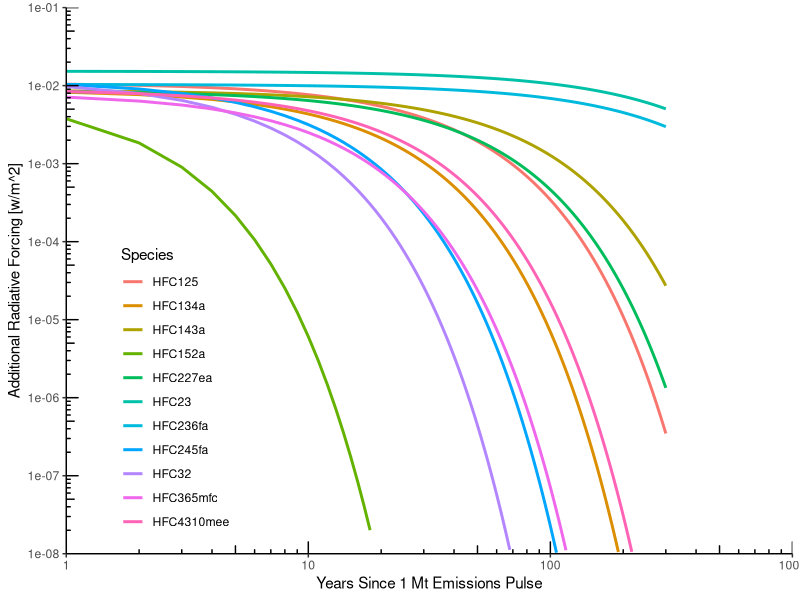
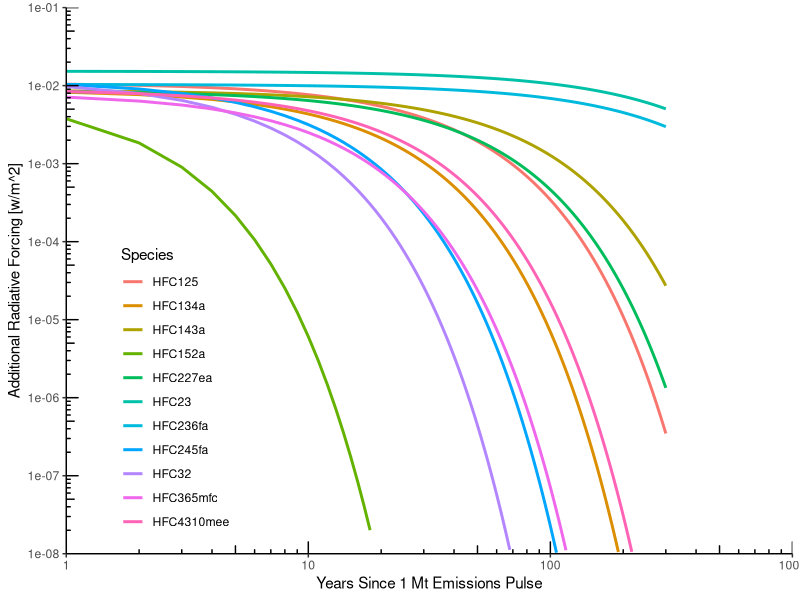

Reproduce these figures in R, in order.
# compute radiative forcing perturbations for 1 Mt of marginal HFC emissions
# based on a one box model for concentrations and a linear forcing fucntion



# ------------------------------------------------------------------------------
# options
# ------------------------------------------------------------------------------

# time horizon over which to compute the radiative forcing
horizon = 300

# radiative efficiency values to use ("re_ar4" or "re_fair")
re_col = "re_ar4"



# ------------------------------------------------------------------------------
# define functions
# ------------------------------------------------------------------------------

# run_pulse: calculates the concentraion and radiative forcing for a 1 Mt pulse
#
# inputs:
#   ghg:    specifies the species to run
#
# outputs:
#   ghg:    ghg species
#   t:      year since the emissions pulse occured
#   c:      concentration [ppb]
#   re:     radiative forcing [w/m^2]
#

run_pulse = function(ghg) {

  # create a container for the output
  out = data.frame(ghg=ghg,t=0:horizon,c=array(0,horizon+1),stringsAsFactors=F)
  
  # one box exponential decline for concentrations
  out$c = ghg_data$ppb_mt[ghg_data$ghg==ghg]*
          exp(-out$t/ghg_data$lifetime[ghg_data$ghg==ghg])
  
  # calculate radiative forcing
  out$rf = out$c*ghg_data[ghg_data$ghg==ghg,re_col]

  return(out[-1,])
  
}



# ------------------------------------------------------------------------------
# run the perturbations
# ------------------------------------------------------------------------------

# load the data of hfc lifetimes and radiative efficacy
ghg_data = read.csv("../data/hfc_data.csv",stringsAsFactors=F,skip=5)

# time horizon over which to compute the radiative forcing
horizon = 300

# molecular weight of air [g/mol]
mol_weight_air = 28.97

# mass of atmosphere [kg]
m_atmos = 5.1352e18 

# factors for converting from mt of emissions to ppb of concentration
ghg_data$ppb_mt = 1/(m_atmos/1e18*ghg_data$mol_weight/mol_weight_air)


# loop through each species in the data file and run the perturbation scenario
pulse = NULL
for (ghg in ghg_data$ghg)
  pulse = rbind(pulse,run_pulse(ghg))

# save the results
write.csv(pulse,"../data/ghg_radiative_forcing_perturbation.csv",row.names=F)



# ------------------------------------------------------------------------------
# plot the results
# ------------------------------------------------------------------------------

library(ggplot2)
library(scales)

# for comparison, see the ippc plot:
# https://archive.ipcc.ch/pdf/special-reports/sroc/Figures/f0207.pdf

p = ggplot(pulse)+
      geom_line(aes(x=t,y=rf,color=ghg),size=1)+
      labs(x="Years Since 1 Mt Emissions Pulse",
           y="Additional Radiative Forcing [w/m^2]")+
      guides(color=guide_legend(title="Species"))+
      scale_y_log10(limits=c(1e-8,1e-1),
                    breaks=trans_breaks("log10", function(x) 10^x),
                    expand=c(0,0))+
      scale_x_continuous(trans="log10",limits=c(1,1000),expand=c(0,0))+
      theme(axis.line.x      = element_line(colour="black"),
            axis.line.y      = element_line(colour="black"),
            panel.grid.minor = element_blank(),
            panel.border     = element_blank(),
            panel.background = element_blank(),
            legend.key       = element_blank(),
            legend.position  = c(.15,.3))+
      annotation_logticks()

print(p)

ggsave("../final/ghg_radiative_forcing_perturbation.png",device="png",width=8,height=6,
       dpi=300)
